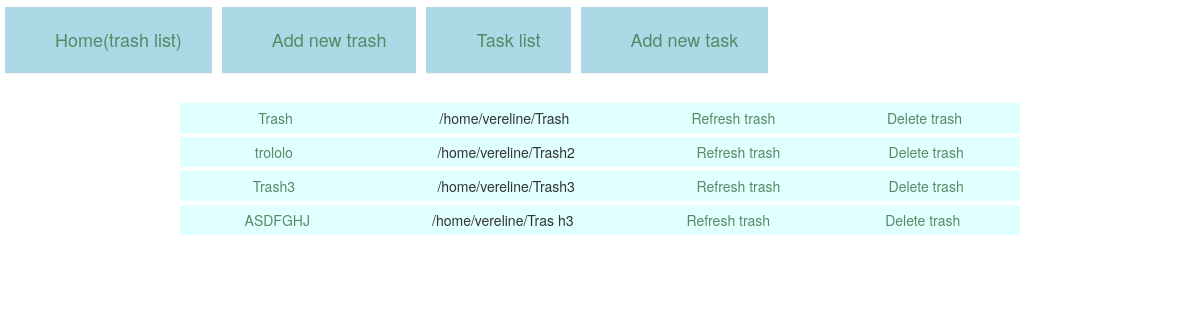
The page / on the database its author committed.
### trashes/models.py (models this page shows, shortened)
class Trash(models.Model):
    name = models.CharField(max_length=256)
    path = models.CharField(max_length=256)
    info_path = models.CharField(max_length=256, default=' ')
    info_txt_path = models.CharField(max_length=256, default=' ')
    info_logging_path = models.CharField(max_length=256, default=' ')
    maximum_size = models.PositiveIntegerField(default=1000)
    maximum_time = models.PositiveIntegerField(default=7)
    policy_time = models.BooleanField(default=False)
    policy_size = models.BooleanField(default=False)
    is_busy = models.BooleanField(default=False)
    class Meta:
        db_table = 'trashes'

### trashes/views.py (the view)
# urls.py: url(r'^$', views.Main.as_view(), name='main'),
class Main(ListView):
    template_name = 'main.html'
    model = Trash

### templates/main.html
{% extends 'base.html' %}
{% block content %}
<table>
    <tbody>
        <tr>
            <td ><div class="page-header"><a href={% url 'main' %}>Home(trash list)</a></div></td>
            <td ><div class="page-header"><a href={% url 'add_trash' %}>Add new trash</a></div></td>
            <td ><div class="page-header"><a href={% url 'task_list'%}>Task list</a></div></td>
            <td ><div class="page-header"><a href={% url 'add_task'%}>Add new task</a></div></td>
        </tr>
    </tbody>
    </table>
{% for obj in object_list %}
    <table style="margin-left: auto; margin-right: auto; background-color: #E0FFFF" width= 70%>
    <tbody>
        <tr>
            <td style="width: 100px; text-align: center"><div><a href={% url 'define_action' pk=obj.pk %}>{{ obj.name }}</a></div></td>
            <td style="width: 100px; text-align: center"><div>{{ obj.path }}</div></td>
            <td style="width: 100px; text-align: center"><div><a href={% url 'refresh_trash' pk=obj.pk %}>Refresh trash</a></div></td>
            <td style="width: 100px; text-align: center"><div><a href={% url 'delete_trash' pk=obj.pk %}>Delete trash</a></div></td>
        </tr>
    </tbody>
    </table>
{% endfor %}
{% endblock %}

### static/style.css (style rules this page uses)
.page-header { background-color: lightblue; margin-top: 0; padding: 20px 20px 20px 40px; font-weight: 100; font-size: large; text-underline: none; }
td a { margin-top: 0; padding: 10px 10px 10px 10px; color: #578965; }
TABLE { border-top: 2px solid #FFF; border-bottom: 2px solid #FFF; }
TD, TH { padding: 5px; }

### rows shown on the page
Trash: name "Trash", path "/home/vereline/Trash"
Trash: name "trololo", path "/home/vereline/Trash2"
Trash: name "Trash3", path "/home/vereline/Trash3"
Trash: name "ASDFGHJ", path "/home/vereline/Tras h3"
